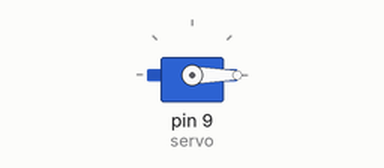
This sketch was run on a simulated Arduino Uno, built with avr-gcc and run on an emulated ATmega328P. Shown: servo.

Above: at 0.05 s.
At 2.7 s:
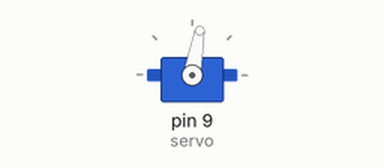
At 5.4 s:
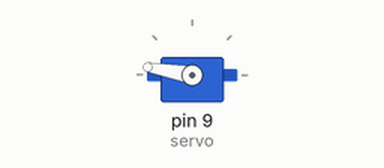
At 10.8 s:
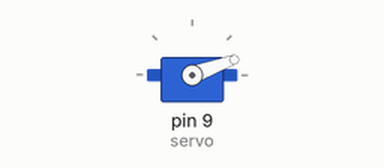
Timing chart, 0 to 14.8 s (numbered marks = the images above):
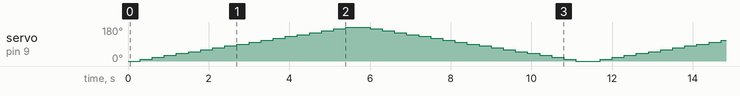

The sketch:

Test4_servomotor.ino
```cpp
#include <Servo.h>

Servo servo;

void setup() {
  servo.attach(9);
}

void loop() {
  // Mover de 0° a 180°
  for (int angulo = 0; angulo <= 180; angulo += 10) {
    servo.write(angulo);
    delay(300);
  }

  // Regresar de 180° a 0°
  for (int angulo = 180; angulo >= 0; angulo -= 10) {
    servo.write(angulo);
    delay(300);
  }
}
```
